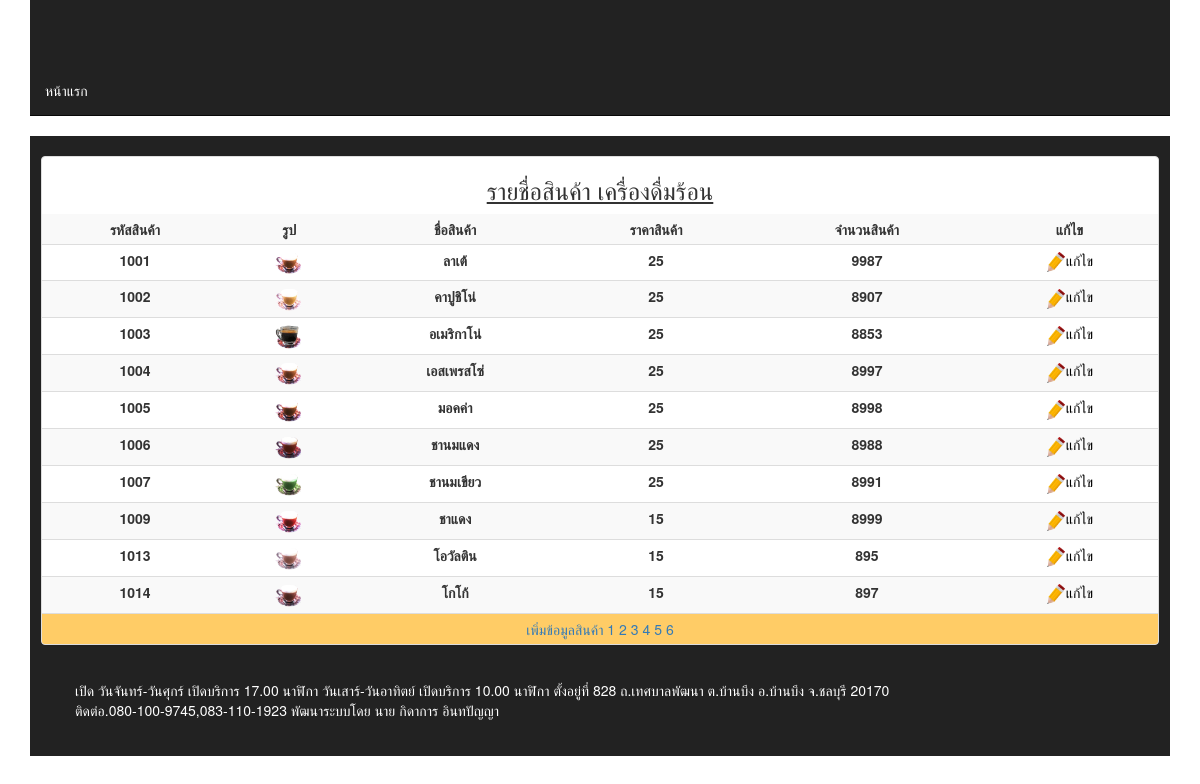
Page /Admin/insert_product.php on the committed database.
### tables this page shows
CREATE TABLE `product` (
  `pro_id` int(11) NOT NULL,
  `pro_name` varchar(100) NOT NULL,
  `price` int(11) NOT NULL,
  `Description` varchar(100) NOT NULL,
  `cat_id` int(11) NOT NULL,
  `image` text NOT NULL,
  `pro_number` int(11) NOT NULL,
  `calories` varchar(100) NOT NULL
);

### Admin/insert_product.php (the view, shortened to what this page needs)
<!DOCTYPE html>
<html lang="en">
    <head>
        <link href="../css/bootstrap.css" rel="stylesheet">
        <link href="../css/bootstrap.min.css" rel="stylesheet">
    </head>
    <body>
        <?php
        include "menu.php";
        include("../conn.php");
        ?>
        <div class="container">
            <div class="navbar-inverse">
                <br>
                <div class="three panel panel-default ">
                    <center><h3><u>รายชื่อสินค้า เครื่องดื่มร้อน</u></h3></center>
                    <?php
                    $sql1 = "select* from product where cat_id='1'";
                    $res1 = mysqli_query($conn, $sql1);
                    ?>
                    <table class="table table-striped table-condensed table-hover">
                        <tr>
                            <th><center>รหัสสินค้า</center></th>
                            <th><center>รูป</center></th>
                            <th><center>ชื่อสินค้า</center></th>
                            <th><center>ราคาสินค้า</center></th>
                            <th><center>จำนวนสินค้า</center></th>
                            <th><center>แก้ไข</center></th>
                        </tr>
                        <?php
                        while ($row1 = mysqli_fetch_array($res1)) {
                            ?>
                        <tr>
                            <th><center><?php echo $row1[pro_id] ?></center></th>
                            <td><center><img src="../img_products/<?php echo $row1["image"] ?>" width="30" /></center></td>
                            <th><center><?php echo $row1[pro_name]; ?></center></th>
                            <th><center><?php echo $row1[price] ?></center></th>
                            <th><center><?php echo $row1[pro_number] ?></center></th>
                            <td><center><a href="fromeditproductadmin.php?id=<?php echo $row1[pro_id] ?>"><font color="#000000"><img src="../image/eDIT.png"width="20"height="20">แก้ไข</font></a></center></td>
                            </tr>
                            <?php
                        }
                        ?>
                        <tr>
                            <td colspan="9" bgcolor="#ffcc66"><center><a href="#frominsertstaff"data-toggle="modal" data-target="#insertproductadmin">เพิ่มข้อมูลสินค้า</a> <a href="insert_product.php">1</a> <a href="insert_product2.php">2</a> <a href="insert_product3.php">3</a> <a href="insert_product4.php">4</a> <a href="insert_product5.php">5</a> <a href="insert_product6.php">6</a></center></td>
                        </tr>
                    </table>
                </div>
                <?php include("../footer.php");
				include("insertproductadmin.php");
                ?>
            </div>
        </div>
    </body>
</html>

### Translate.php (style rules this page uses)
body { top: 0px !important; }
font { background: transparent !important; }

### rows in the picture
product: pro_id "1001", image (picture), pro_name "ลาเต้", price "25", pro_number "9987"
product: pro_id "1002", image (picture), pro_name "คาปูชิโน่", price "25", pro_number "8907"
product: pro_id "1003", image (picture), pro_name "อเมริกาโน่", price "25", pro_number "8853"
product: pro_id "1004", image (picture), pro_name "เอสเพรสโซ่", price "25", pro_number "8997"
product: pro_id "1005", image (picture), pro_name "มอคค่า", price "25", pro_number "8998"
product: pro_id "1006", image (picture), pro_name "ชานมแดง", price "25", pro_number "8988"
product: pro_id "1007", image (picture), pro_name "ชานมเขียว", price "25", pro_number "8991"
product: pro_id "1009", image (picture), pro_name "ชาแดง", price "15", pro_number "8999"
product: pro_id "1013", image (picture), pro_name "โอวัลติน", price "15", pro_number "895"
product: pro_id "1014", image (picture), pro_name "โกโก้", price "15", pro_number "897"
